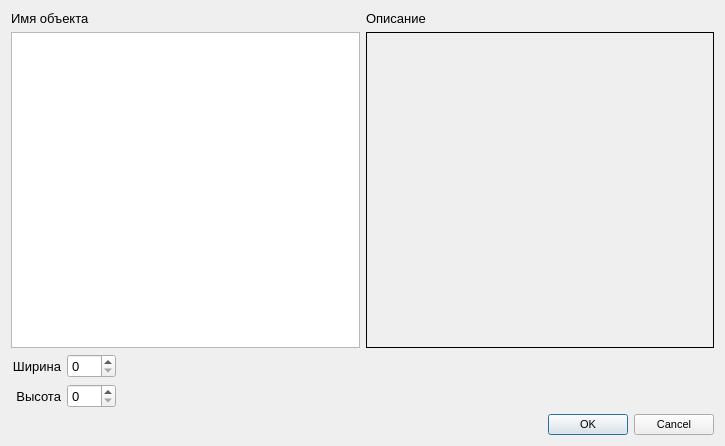
<?xml version="1.0" encoding="UTF-8"?>
<ui version="4.0">
 <class>TopPropertyDialog</class>
 <widget class="QDialog" name="TopPropertyDialog">
  <property name="geometry">
   <rect>
    <x>0</x>
    <y>0</y>
    <width>725</width>
    <height>446</height>
   </rect>
  </property>
  <property name="minimumSize">
   <size>
    <width>400</width>
    <height>300</height>
   </size>
  </property>
  <property name="maximumSize">
   <size>
    <width>800</width>
    <height>600</height>
   </size>
  </property>
  <property name="font">
   <font>
    <pointsize>10</pointsize>
   </font>
  </property>
  <property name="windowTitle">
   <string>Свойства вершины</string>
  </property>
  <property name="windowIcon">
   <iconset resource="../../resources.qrc">
    <normaloff>:/images/G.png</normaloff>:/images/G.png</iconset>
  </property>
  <layout class="QVBoxLayout" name="verticalLayout_2">
   <item>
    <layout class="QGridLayout" name="gridLayout" columnstretch="50,50">
     <item row="0" column="0">
      <widget class="QLabel" name="label">
       <property name="font">
        <font>
         <pointsize>10</pointsize>
        </font>
       </property>
       <property name="text">
        <string>Имя объекта</string>
       </property>
      </widget>
     </item>
     <item row="0" column="1">
      <widget class="QLabel" name="label_2">
       <property name="text">
        <string>Описание</string>
       </property>
      </widget>
     </item>
     <item row="1" column="0">
      <widget class="QListWidget" name="actorsListWidget">
       <property name="sizePolicy">
        <sizepolicy hsizetype="Expanding" vsizetype="Expanding">
         <horstretch>0</horstretch>
         <verstretch>0</verstretch>
        </sizepolicy>
       </property>
      </widget>
     </item>
     <item row="1" column="1">
      <widget class="QLabel" name="descriptionLbl">
       <property name="sizePolicy">
        <sizepolicy hsizetype="Expanding" vsizetype="Expanding">
         <horstretch>0</horstretch>
         <verstretch>0</verstretch>
        </sizepolicy>
       </property>
       <property name="frameShape">
        <enum>QFrame::Box</enum>
       </property>
       <property name="text">
        <string/>
       </property>
       <property name="textFormat">
        <enum>Qt::PlainText</enum>
       </property>
       <property name="alignment">
        <set>Qt::AlignLeading|Qt::AlignLeft|Qt::AlignTop</set>
       </property>
       <property name="wordWrap">
        <bool>true</bool>
       </property>
       <property name="textInteractionFlags">
        <set>Qt::NoTextInteraction</set>
       </property>
      </widget>
     </item>
    </layout>
   </item>
   <item>
    <layout class="QHBoxLayout" name="horizontalLayout">
     <item>
      <layout class="QVBoxLayout" name="verticalLayout">
       <item>
        <layout class="QHBoxLayout" name="horizontalLayout_3">
         <item>
          <widget class="QLabel" name="lblWidth">
           <property name="text">
            <string>Ширина</string>
           </property>
           <property name="alignment">
            <set>Qt::AlignRight|Qt::AlignTrailing|Qt::AlignVCenter</set>
           </property>
          </widget>
         </item>
         <item>
          <widget class="QSpinBox" name="spnBoxWidth">
           <property name="maximum">
            <number>200</number>
           </property>
           <property name="singleStep">
            <number>10</number>
           </property>
          </widget>
         </item>
        </layout>
       </item>
       <item>
        <layout class="QHBoxLayout" name="horizontalLayout_2">
         <item>
          <widget class="QLabel" name="lblHeight">
           <property name="text">
            <string>Высота</string>
           </property>
           <property name="alignment">
            <set>Qt::AlignRight|Qt::AlignTrailing|Qt::AlignVCenter</set>
           </property>
          </widget>
         </item>
         <item>
          <widget class="QSpinBox" name="spnBoxHeight">
           <property name="maximum">
            <number>150</number>
           </property>
           <property name="singleStep">
            <number>10</number>
           </property>
          </widget>
         </item>
        </layout>
       </item>
      </layout>
     </item>
     <item>
      <spacer name="horizontalSpacer">
       <property name="orientation">
        <enum>Qt::Horizontal</enum>
       </property>
       <property name="sizeHint" stdset="0">
        <size>
         <width>40</width>
         <height>20</height>
        </size>
       </property>
      </spacer>
     </item>
    </layout>
   </item>
   <item>
    <widget class="QDialogButtonBox" name="buttonBox">
     <property name="font">
      <font>
       <pointsize>8</pointsize>
      </font>
     </property>
     <property name="orientation">
      <enum>Qt::Horizontal</enum>
     </property>
     <property name="standardButtons">
      <set>QDialogButtonBox::Cancel|QDialogButtonBox::Ok</set>
     </property>
    </widget>
   </item>
  </layout>
 </widget>
 <tabstops>
  <tabstop>actorsListWidget</tabstop>
  <tabstop>spnBoxWidth</tabstop>
  <tabstop>spnBoxHeight</tabstop>
  <tabstop>buttonBox</tabstop>
 </tabstops>
 <resources>
  <include location="../../resources.qrc"/>
 </resources>
 <connections>
  <connection>
   <sender>buttonBox</sender>
   <signal>rejected()</signal>
   <receiver>TopPropertyDialog</receiver>
   <slot>reject()</slot>
   <hints>
    <hint type="sourcelabel">
     <x>316</x>
     <y>260</y>
    </hint>
    <hint type="destinationlabel">
     <x>286</x>
     <y>274</y>
    </hint>
   </hints>
  </connection>
 </connections>
 <slots>
  <slot>widthChanged(int)</slot>
  <slot>heightChanged(int)</slot>
 </slots>
</ui>
